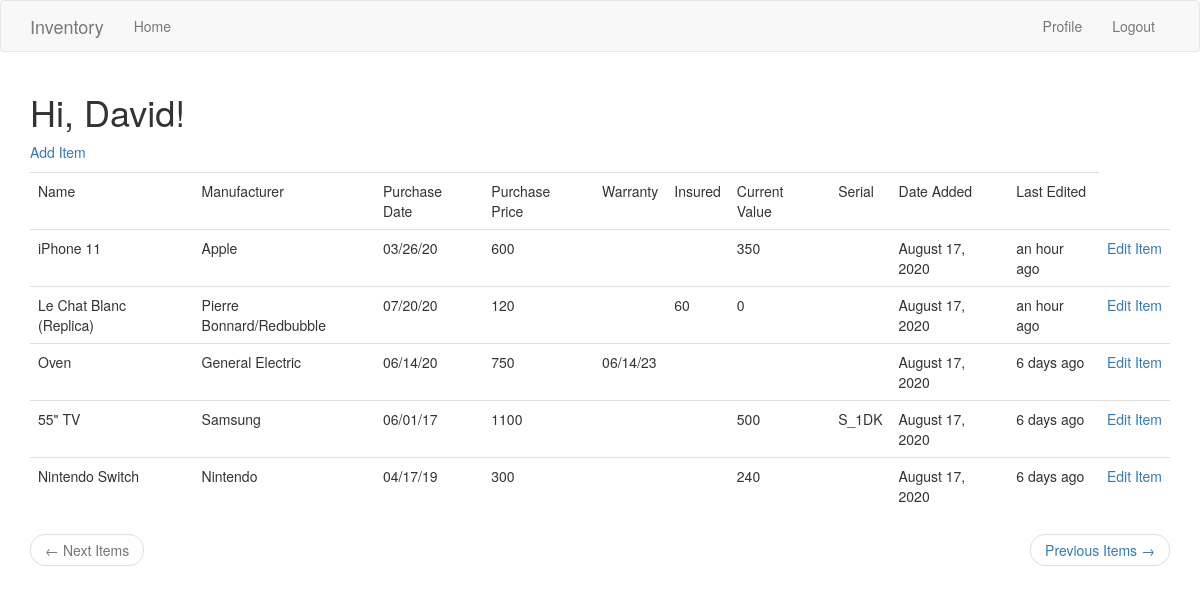
The page /index (signed in) on the database its author committed.
### app/models.py (models this page shows, shortened)
class User(UserMixin,db.Model):
    id = db.Column(db.Integer, primary_key=True)
    username = db.Column(db.String(64), index=True, unique=True)
    email = db.Column(db.String(164), index=True, unique=True)
    password_hash = db.Column(db.String(128))
    items = db.relationship('Item', backref='owner', lazy='dynamic')
    about_me = db.Column(db.String(128))
    last_seen = db.Column(db.DateTime, default=datetime.utcnow)

class Item(db.Model):
    __searchable__ = ['name']
    id = db.Column(db.Integer, primary_key=True)
    name = db.Column(db.String(64))
    manufacturer = db.Column(db.String(64))
    purchase_date = db.Column(db.String(20))
    purchase_price = db.Column(db.String(12))
    warranty = db.Column(db.String(20))
    insured = db.Column(db.String(20))
    current_value = db.Column(db.String(12))
    serial = db.Column(db.String(30))
    date_added = db.Column(db.DateTime, index=True, default=datetime.utcnow)
    timestamp = db.Column(db.DateTime, index=True, default=datetime.utcnow)
    user_id = db.Column(db.Integer, db.ForeignKey('user.id'))

### app/routes.py (the view, shortened to what this page needs)
@app.route('/', methods=['GET', 'POST'])
@app.route('/index', methods=['GET', 'POST'])
@login_required
def index():
    form = ItemForm()
    page = request.args.get('page', 1, type=int)
    items = current_user.items.order_by(Item.timestamp.desc()).paginate(\
        page, app.config['ITEMS_PER_PAGE'], False)
    next_url = url_for('index', page=items.next_num) \
        if items.has_next else None
    prev_url = url_for('index', page=items.prev_num) \
        if items.has_prev else None
    return render_template('index.html', title='Home', form=form,
                           items=items.items, next_url=next_url,
                           prev_url=prev_url)

### app/models.py (called while the page is built)
@login.user_loader
def load_user(id):
    return User.query.get(int(id))

### app/routes.py (called while the page is built)
@app.before_request
def before_request():
    if current_user.is_authenticated:
        current_user.last_seen = datetime.utcnow()
        db.session.commit()

### app/templates/index.html
{% extends "base.html" %}
{% import 'bootstrap/wtf.html' as wtf %}
{% block app_content %}
    <h1>Hi, {{ current_user.username }}!</h1>
    <p><a href="{{ url_for('add_item') }}">Add Item</a></p>
    {% include "_item_headers.html" %}
    {% for item in items %}
        {% include '_item.html' %}
    {% endfor %}</table>
    <nav aria-label="...">
        <ol class="pager">
            <li class="previous{% if not prev_url %} disabled{% endif %}">
                <a href="{{ prev_url or '#' }}">
                    <span aria-hidden="true">&larr;</span> Next Items
                </a>
            </li>
            <li class="next{% if not next_url %} disabled{% endif %}">
                <a href="{{ next_url or '#' }}">
                    Previous Items <span aria-hidden="true">&rarr;</span>
                </a>
            </li>
        </ol>
    </nav>
{% endblock %}

### app/templates/base.html (shortened to what this page needs)
{% extends 'bootstrap/base.html' %}
{% block navbar %}
    <nav class="navbar navbar-default">
        <div class="container">
            <div class="navbar-header">
                <a class="navbar-brand" href="{{ url_for('index') }}">Inventory</a>
            </div>
            <div class="collapse navbar-collapse" id="bs-example-navbar-collapse-1">
                <ul class="nav navbar-nav">
                    <li><a href="{{ url_for('index') }}">Home</a></li>
                </ul>
                <ul class="nav navbar-nav navbar-right">
                    {% if current_user.is_anonymous %}
                    <li><a href="{{ url_for('login') }}">Login</a></li>
                    {% else %}
                    <li><a href="{{ url_for('user', username=current_user.username) }}">Profile</a></li>
                    <li><a href="{{ url_for('logout') }}">Logout</a></li>
                    {% endif %}
                </ul>
            </div>
        </div>
    </nav>
{% endblock %}
{% block content %}
    <div class="container">
        {% block app_content %}{% endblock %}
    </div>
{% endblock %}

### app/templates/_item_headers.html
<table class="table table-hover">
    <tr>
        <td>Name</td>
        <td>Manufacturer</td>
        <td>Purchase Date</td>
        <td>Purchase Price</td>
        <td>Warranty</td>
        <td>Insured</td>
        <td>Current Value</td>
        <td>Serial</td>
        <td>Date Added</td>
        <td>Last Edited</td>
    </tr>

### app/templates/_item.html
<tr>
    <td>{{item.name}}</td>
    <td>{{item.manufacturer}}</td>
    <td>{{item.purchase_date}}</td>
    <td>{{item.purchase_price}}</td>
    <td>{{item.warranty}}</td>
    <td>{{item.insured}}</td>
    <td>{{item.current_value}}</td>
    <td>{{item.serial}}</td>
    <td>{{moment(item.date_added).format('LL')}}</td>
    <td>{{moment(item.timestamp).fromNow()}}</td>
    <td><a href="{{ url_for('edit_item', item_id=item.id) }}">Edit Item</a></td>
</tr>

### rows shown on the page
User: username "David"
Item: name "iPhone 11", manufacturer "Apple", purchase_date "03/26/20", purchase_price "600", current_value "350", date_added "August 17, 2020", timestamp "an hour ago"
Item: name "Le Chat Blanc (Replica)", manufacturer "Pierre Bonnard/Redbubble", purchase_date "07/20/20", purchase_price "120", insured "60", current_value "0", date_added "August 17, 2020", timestamp "an hour ago"
Item: name "Oven", manufacturer "General Electric", purchase_date "06/14/20", purchase_price "750", warranty "06/14/23", date_added "August 17, 2020", timestamp "6 days ago"
Item: name "55\" TV", manufacturer "Samsung", purchase_date "06/01/17", purchase_price "1100", current_value "500", serial "S_1DK", date_added "August 17, 2020", timestamp "6 days ago"
Item: name "Nintendo Switch", manufacturer "Nintendo", purchase_date "04/17/19", purchase_price "300", current_value "240", date_added "August 17, 2020", timestamp "6 days ago"
